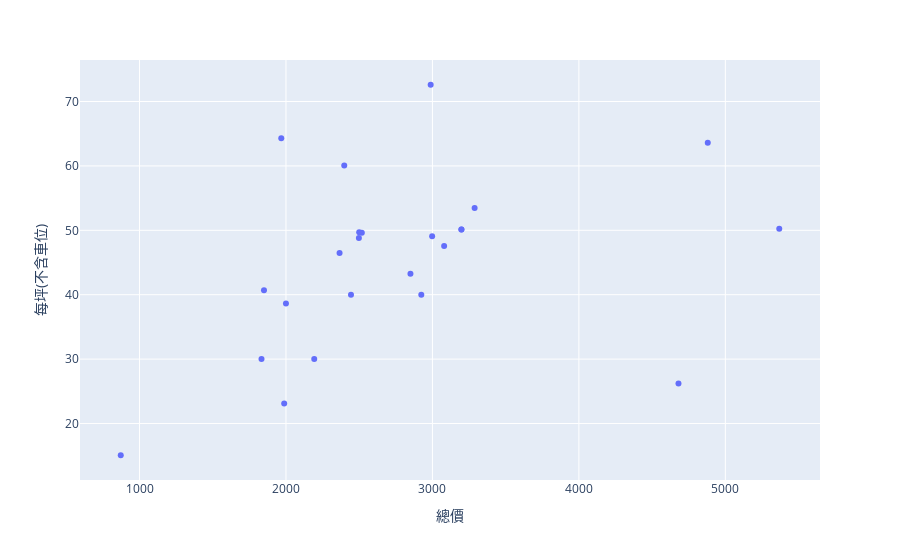

Notebook source saved alongside this figure:
### Code cell
import plotly.express as px
import plotly.graph_objects as go

fig = px.scatter(df, x="總價", y="每坪(不含車位)")
fig.show()

### Figure 1 — Plotly figure (JSON) as saved in the notebook; plotly's stock layout.template omitted (floating-point values rounded to 4 significant figures)
{"data": [{"hovertemplate": "總價=%{x}<br>每坪(不含車位)=%{y}<extra></extra>", "legendgroup": "", "marker": {"color": "#636efa", "symbol": "circle"}, "mode": "markers", "name": "", "orientation": "v", "showlegend": false, "type": "scatter", "x": [872, 1988, 4680, 1833, 2193, 2000, 2924, 2444, 1850, 2850, 2366, 3080, 2498, 2998, 2518, 2500, 3198, 3198, 5368, 3288, 2398, 4880, 1968, 2988], "xaxis": "x", "y": [15.07, 23.12, 26.23, 30, 30.0, 38.62, 40, 40, 40.68, 43.25, 46.47, 47.56, 48.81, 49.07, 49.63, 49.7, 50.14, 50.14, 50.23, 53.48, 60.06, 63.61, 64.29, 72.6], "yaxis": "y"}], "layout": {"legend": {"tracegroupgap": 0}, "margin": {"t": 60}, "xaxis": {"anchor": "y", "domain": [0, 1], "title": {"text": "總價"}}, "yaxis": {"anchor": "x", "domain": [0, 1], "title": {"text": "每坪(不含車位)"}}}}
